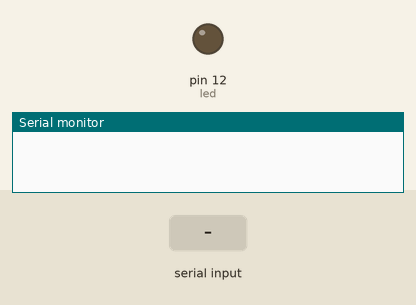
The sketch below on a simulated Arduino Uno, built with avr-gcc and run on an emulated ATmega328P. Parts: output pins drawn as LEDs (lit = HIGH), the last lines printed to the serial monitor. Inputs (shaded band) come from the test bench.

Above: at 1.2 s.
1.3 s: "light on" received over Serial
At 2.5 s:
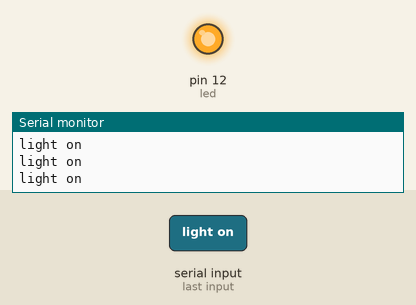
2.8 s: "LIGHT on" received over Serial
4.3 s: "LIGHT ON" received over Serial
Timing chart, 0 to 7.3 s (numbered marks = the images above; inputs shaded):
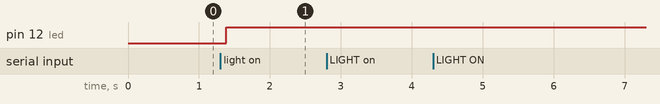

Measured:
- after the input at 1.3 s, pin 12 (led): LOW → HIGH after 0.08 s

The sketch:

LightControl.ino
```cpp
String voice;
int led =12;
void setup() {
  Serial.begin(9600);
  pinMode(led,OUTPUT);

}

void loop() {

  while (Serial.available()) {
    delay(10);
    char c = Serial.read();
    if (c == '#') {
      break;
    }
    voice += c;
  }

  if (voice.length() > 0) {
    Serial.println(voice);


    if(voice == "light on" || voice == "LIGHT on" || voice == "LIGHT ON" || voice == "light ON")
    {
      digitalWrite(led,HIGH);
    }

    else if(voice == "light off" || voice == "LIGHT off" || voice == "LIGHT OFF" || voice == "light OFF")
    {
      digitalWrite(led,LOW);
    }
    else
   {
      voice = "";
   }
  }

}
```
